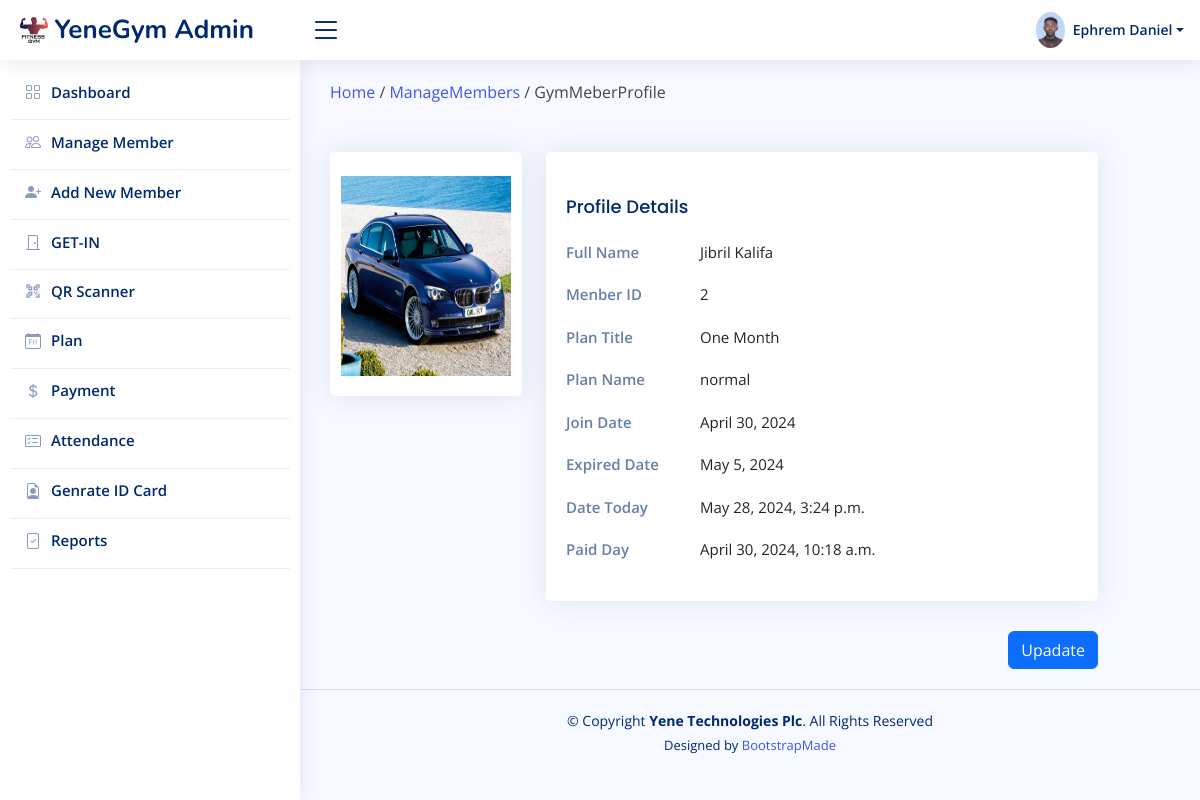
The page /gymMemberProfile/2 (signed in) on the database its author committed.
### gymManagement/models.py (models this page shows, shortened)
class GymMember(models.Model):
    firstName=models.CharField(max_length=50)
    lastName=models.CharField(max_length=50)
    email=models.CharField(max_length=50)
    phone=models.CharField(max_length=14,default='0900000000')
    gender=models.CharField(max_length=8,default="Male")
    photo=models.ImageField(upload_to='upload/profile',blank=True,null=True,default='upload/profile/defaultUserImg.jpeg')
    plan=models.ForeignKey(Plan,on_delete=models.SET_NULL,null=True,blank=True)
    expireDate=models.DateField(default=datetime.date.today())
    joinedAt=models.DateField(default=datetime.date.today())
    paidAt=models.DateTimeField(default=datetime.datetime.today())
    active=models.BooleanField(default=True)

class Plan(models.Model):
    name=models.CharField(max_length=50,default='normal')
    title=models.CharField(max_length=50)
    period=models.IntegerField(default=30)
    price=models.IntegerField(default=0)
    createdAt=models.DateTimeField(default=datetime.datetime.today())

### gymManagement/views.py (the view)
# urls.py: path('gymMemberProfile/<int:id>',views.gymMemberProfile,name='gymMemberProfile'),
def gymMemberProfile(request,id):
        if request.user.is_authenticated:
            try:
                gymMember=models.GymMember.objects.get(pk=id)
                context={
                        'gymMember':gymMember,
                        'today':datetime.datetime.today()
                    }
            except:
                messages.error(request,f'Gym Member with the provided {gymMember.pk} ID does not exist! ')
                context={}
            return render(request,'gymMemberProfile.html',context)
        messages.error(request,'login first')
        return render(request,'login.html')

### gymManagement/templates/gymMemberProfile.html (shortened to what this page needs)
{% extends 'base.html' %}
{% load static %}
{% block content %}
  <main id="main" class="main">
  <a href="{% url 'home' %}">Home</a> / <a href="{% url 'manageMembers' %}">ManageMembers</a> / GymMeberProfile
    <section class="section profile pt-5">
      <div class="row" >
        <div class="col-xl-3">
          <div class="card">
            <div class="card-body pt-4 d-flex flex-column align-items-center">
              {% if gymMember.photo %}
              <img src="{{ gymMember.photo.url }}" alt="Profile" style="width: 170px; height: 200px;">
              {% else %}
              <img src="{% static 'assets/img/defualtUserimg.jpeg' %}" alt="Profile" style="width: 170px; height: 200px;">
              {% endif %}
            </div>
          </div>
        </div>
        <div class="col-xl-8">
          <div class="card">
            <div class="card-body pt-3">
              <div class="tab-content pt-2">
                <div class="tab-pane fade show active profile-overview" id="profile-overview">
                 <h5 class="card-title">Profile Details</h5>
                  <div class="row">
                    <div class="col-lg-3 col-md-4 label ">Full Name</div>
                    <div class="col-lg-9 col-md-8">{{gymMember.firstName}} {{gymMember.lastName}}</div>
                  </div>
                  <div class="row">
                    <div class="col-lg-3 col-md-4 label ">Menber ID</div>
                    <div class="col-lg-9 col-md-8">{{gymMember.pk}}</div>
                  </div>
                  <div class="row">
                    <div class="col-lg-3 col-md-4 label">Plan Title</div>
                    <div class="col-lg-9 col-md-8">{{gymMember.plan.title}}</div>
                  </div>
                  <div class="row">
                    <div class="col-lg-3 col-md-4 label">Plan Name</div>
                    <div class="col-lg-9 col-md-8">{{gymMember.plan.name}}</div>
                  </div>
                  <div class="row">
                    <div class="col-lg-3 col-md-4 label">Join Date</div>
                    <div class="col-lg-9 col-md-8">{{gymMember.joinedAt}}</div>
                  </div>
                  <div class="row">
                    <div class="col-lg-3 col-md-4 label">Expired Date</div>
                    <div class="col-lg-9 col-md-8">{{gymMember.expireDate}}</div>
                  </div>
                  <div class="row">
                    <div class="col-lg-3 col-md-4 label">Date Today</div>
                    <div class="col-lg-9 col-md-8">{{today}}</div>
                  </div>
                  <div class="row">
                    <div class="col-lg-3 col-md-4 label">Paid Day</div>
                    <div class="col-lg-9 col-md-8">{{gymMember.paidAt}}</div>
                  </div>
                </div>
              </div>
            </div>
          </div>
          <div class="text-end">
 <a href="{% url 'updateMember' id=gymMember.pk %}" class="btn btn-primary "> Upadate</a>
</div>
        </div>
      </div>
    </section>
  </main>
  {% endblock %}

### static/assets/css/style.css (style rules this page uses)
:root { scroll-behavior: smooth; }
body { font-family: "Open Sans", sans-serif; background: #f6f9ff; color: #444444; }
a { color: #4154f1; text-decoration: none; }
h1, h2, h3, h4, h5, h6 { font-family: "Nunito", sans-serif; }
#main { margin-top: 60px; padding: 20px 30px; transition: all 0.3s; }
.card { margin-bottom: 30px; border: none; border-radius: 5px; box-shadow: 0px 0 30px rgba(1, 41, 112, 0.1); }
.card-title { padding: 20px 0 15px 0; font-size: 18px; font-weight: 500; color: #012970; font-family: "Poppins", sans-serif; }
.card-body { padding: 0 20px 20px 20px; }
@media (min-width: 1200px) { #main, #footer { margin-left: 300px; } }
.profile .profile-overview .row { margin-bottom: 20px; font-size: 15px; }
.profile .profile-overview .card-title { color: #012970; }
.profile .profile-overview .label { font-weight: 600; color: rgba(1, 41, 112, 0.6); }

### rows shown on the page
GymMember: photo (picture), firstName "Jibril", lastName "Kalifa", pk "2", plan "One Month", plan.name "normal", joinedAt "April 30, 2024", expireDate "May 5, 2024", paidAt "April 30, 2024, 10:18 a.m."
